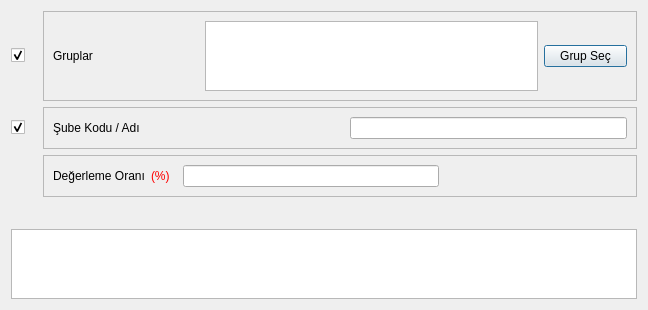
<?xml version="1.0" encoding="UTF-8"?>
<ui version="4.0">
 <class>DMR_YENIDEN_DEGERLEME_BATCH</class>
 <widget class="QDialog" name="DMR_YENIDEN_DEGERLEME_BATCH">
  <property name="geometry">
   <rect>
    <x>0</x>
    <y>0</y>
    <width>648</width>
    <height>304</height>
   </rect>
  </property>
  <property name="sizePolicy">
   <sizepolicy hsizetype="Expanding" vsizetype="Expanding">
    <horstretch>0</horstretch>
    <verstretch>0</verstretch>
   </sizepolicy>
  </property>
  <property name="windowTitle">
   <string>Toplu Yeniden Değerleme</string>
  </property>
  <layout class="QGridLayout" name="gridLayout" columnstretch="10,10,5">
   <item row="0" column="0">
    <widget class="QCheckBox" name="checkBox_gruplar">
     <property name="sizePolicy">
      <sizepolicy hsizetype="Fixed" vsizetype="Fixed">
       <horstretch>0</horstretch>
       <verstretch>0</verstretch>
      </sizepolicy>
     </property>
     <property name="minimumSize">
      <size>
       <width>26</width>
       <height>0</height>
      </size>
     </property>
     <property name="text">
      <string/>
     </property>
     <property name="checked">
      <bool>true</bool>
     </property>
    </widget>
   </item>
   <item row="0" column="1" colspan="2">
    <widget class="QFrame" name="frame">
     <property name="sizePolicy">
      <sizepolicy hsizetype="Expanding" vsizetype="Fixed">
       <horstretch>0</horstretch>
       <verstretch>0</verstretch>
      </sizepolicy>
     </property>
     <property name="frameShape">
      <enum>QFrame::StyledPanel</enum>
     </property>
     <property name="frameShadow">
      <enum>QFrame::Raised</enum>
     </property>
     <layout class="QGridLayout" name="gridLayout_2" columnstretch="1,20,5">
      <item row="0" column="0">
       <widget class="QLabel" name="label_4">
        <property name="sizePolicy">
         <sizepolicy hsizetype="Fixed" vsizetype="Fixed">
          <horstretch>0</horstretch>
          <verstretch>0</verstretch>
         </sizepolicy>
        </property>
        <property name="minimumSize">
         <size>
          <width>146</width>
          <height>0</height>
         </size>
        </property>
        <property name="text">
         <string>Gruplar</string>
        </property>
       </widget>
      </item>
      <item row="0" column="1">
       <widget class="QTextEdit" name="textEdit_gruplar">
        <property name="maximumSize">
         <size>
          <width>16777215</width>
          <height>70</height>
         </size>
        </property>
        <property name="readOnly">
         <bool>true</bool>
        </property>
       </widget>
      </item>
      <item row="0" column="2">
       <widget class="QPushButton" name="pushButton_grup_sec">
        <property name="text">
         <string>Grup Seç</string>
        </property>
        <property name="icon">
         <iconset resource="../k9_icons.qrc">
          <normaloff>:/k9_icons/K9_ICONS/k9_grup.png</normaloff>:/k9_icons/K9_ICONS/k9_grup.png</iconset>
        </property>
       </widget>
      </item>
     </layout>
    </widget>
   </item>
   <item row="1" column="1" colspan="2">
    <widget class="QFrame" name="frame_sube">
     <property name="sizePolicy">
      <sizepolicy hsizetype="Expanding" vsizetype="Fixed">
       <horstretch>0</horstretch>
       <verstretch>0</verstretch>
      </sizepolicy>
     </property>
     <property name="frameShape">
      <enum>QFrame::StyledPanel</enum>
     </property>
     <property name="frameShadow">
      <enum>QFrame::Raised</enum>
     </property>
     <layout class="QGridLayout" name="gridLayout_3" columnstretch="1,10,20">
      <item row="0" column="0">
       <widget class="QLabel" name="label_5">
        <property name="sizePolicy">
         <sizepolicy hsizetype="Fixed" vsizetype="Fixed">
          <horstretch>0</horstretch>
          <verstretch>0</verstretch>
         </sizepolicy>
        </property>
        <property name="minimumSize">
         <size>
          <width>146</width>
          <height>0</height>
         </size>
        </property>
        <property name="text">
         <string>Şube Kodu / Adı</string>
        </property>
       </widget>
      </item>
      <item row="0" column="1">
       <widget class="QSearchEdit" name="searchEdit_sube_kodu">
        <property name="whatsThis">
         <string>Arama widget. </string>
        </property>
        <property name="QSearchEdit" stdset="0">
         <rect>
          <x>0</x>
          <y>0</y>
          <width>100</width>
          <height>100</height>
         </rect>
        </property>
       </widget>
      </item>
      <item row="0" column="2">
       <widget class="QLineEdit" name="lineEdit_sube_ismi"/>
      </item>
     </layout>
    </widget>
   </item>
   <item row="2" column="1" colspan="2">
    <widget class="QFrame" name="frame_2">
     <property name="sizePolicy">
      <sizepolicy hsizetype="Expanding" vsizetype="Fixed">
       <horstretch>0</horstretch>
       <verstretch>0</verstretch>
      </sizepolicy>
     </property>
     <property name="frameShape">
      <enum>QFrame::StyledPanel</enum>
     </property>
     <property name="frameShadow">
      <enum>QFrame::Raised</enum>
     </property>
     <layout class="QGridLayout" name="gridLayout_5" columnstretch="1,10,20,0">
      <item row="0" column="0">
       <widget class="QLabel" name="label_2">
        <property name="sizePolicy">
         <sizepolicy hsizetype="Fixed" vsizetype="Fixed">
          <horstretch>0</horstretch>
          <verstretch>0</verstretch>
         </sizepolicy>
        </property>
        <property name="text">
         <string>Değerleme Oranı</string>
        </property>
       </widget>
      </item>
      <item row="0" column="1">
       <widget class="QLabel" name="label_3">
        <property name="sizePolicy">
         <sizepolicy hsizetype="Fixed" vsizetype="Fixed">
          <horstretch>0</horstretch>
          <verstretch>0</verstretch>
         </sizepolicy>
        </property>
        <property name="styleSheet">
         <string notr="true">color: rgb(255, 0, 0);</string>
        </property>
        <property name="text">
         <string>(%)  </string>
        </property>
       </widget>
      </item>
      <item row="0" column="2">
       <widget class="QCommaEdit" name="commaEdit_degerleme_orani">
        <property name="whatsThis">
         <string>Sayilari formatina(Or:1,000,234.50) donusturur. </string>
        </property>
        <property name="QCommaEdit" stdset="0">
         <rect>
          <x>0</x>
          <y>0</y>
          <width>100</width>
          <height>100</height>
         </rect>
        </property>
       </widget>
      </item>
      <item row="0" column="3">
       <spacer name="horizontalSpacer_2">
        <property name="orientation">
         <enum>Qt::Horizontal</enum>
        </property>
        <property name="sizeHint" stdset="0">
         <size>
          <width>188</width>
          <height>20</height>
         </size>
        </property>
       </spacer>
      </item>
     </layout>
    </widget>
   </item>
   <item row="4" column="2">
    <widget class="QWidget" name="widget_batch_buttons" native="true">
     <property name="sizePolicy">
      <sizepolicy hsizetype="Expanding" vsizetype="Fixed">
       <horstretch>0</horstretch>
       <verstretch>0</verstretch>
      </sizepolicy>
     </property>
    </widget>
   </item>
   <item row="5" column="0" colspan="3">
    <widget class="QTextEdit" name="textEdit_aciklama">
     <property name="sizePolicy">
      <sizepolicy hsizetype="Expanding" vsizetype="Expanding">
       <horstretch>0</horstretch>
       <verstretch>0</verstretch>
      </sizepolicy>
     </property>
     <property name="readOnly">
      <bool>true</bool>
     </property>
    </widget>
   </item>
   <item row="6" column="0">
    <spacer name="verticalSpacer_2">
     <property name="orientation">
      <enum>Qt::Vertical</enum>
     </property>
     <property name="sizeHint" stdset="0">
      <size>
       <width>20</width>
       <height>40</height>
      </size>
     </property>
    </spacer>
   </item>
   <item row="4" column="0" colspan="2">
    <spacer name="horizontalSpacer_3">
     <property name="orientation">
      <enum>Qt::Horizontal</enum>
     </property>
     <property name="sizeHint" stdset="0">
      <size>
       <width>430</width>
       <height>20</height>
      </size>
     </property>
    </spacer>
   </item>
   <item row="1" column="0">
    <widget class="QCheckBox" name="checkBox_sube">
     <property name="sizePolicy">
      <sizepolicy hsizetype="Fixed" vsizetype="Fixed">
       <horstretch>0</horstretch>
       <verstretch>0</verstretch>
      </sizepolicy>
     </property>
     <property name="minimumSize">
      <size>
       <width>26</width>
       <height>0</height>
      </size>
     </property>
     <property name="text">
      <string/>
     </property>
     <property name="checked">
      <bool>true</bool>
     </property>
    </widget>
   </item>
   <item row="3" column="0">
    <spacer name="verticalSpacer">
     <property name="orientation">
      <enum>Qt::Vertical</enum>
     </property>
     <property name="sizeHint" stdset="0">
      <size>
       <width>20</width>
       <height>40</height>
      </size>
     </property>
    </spacer>
   </item>
  </layout>
 </widget>
 <customwidgets>
  <customwidget>
   <class>QCommaEdit</class>
   <extends>QLineEdit</extends>
   <header>QCommaEdit.h</header>
  </customwidget>
  <customwidget>
   <class>QSearchEdit</class>
   <extends>QWidget</extends>
   <header>QSearchEdit.h</header>
  </customwidget>
 </customwidgets>
 <tabstops>
  <tabstop>checkBox_gruplar</tabstop>
  <tabstop>textEdit_gruplar</tabstop>
  <tabstop>pushButton_grup_sec</tabstop>
  <tabstop>checkBox_sube</tabstop>
  <tabstop>searchEdit_sube_kodu</tabstop>
  <tabstop>lineEdit_sube_ismi</tabstop>
  <tabstop>commaEdit_degerleme_orani</tabstop>
  <tabstop>textEdit_aciklama</tabstop>
 </tabstops>
 <resources>
  <include location="../k9_icons.qrc"/>
 </resources>
 <connections/>
</ui>
